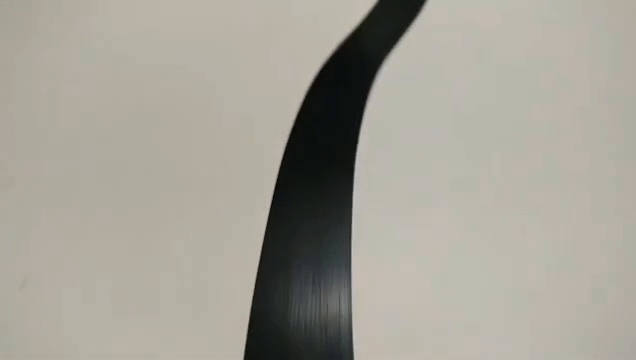
#> input picture frame 135 of Lane Detection and Tracking/Line.mp4, 636 x 360 px
$ python 3.soru.py
#> lines starting #> are read from the running program, lines starting #| are printed output that depends on the picture; after the words box and inside, x2 and y2 are one past the last pixel; in counts of white or black regions, pixels touching at a corner belong together
import cv2 as cv
import numpy as np

cap = cv.VideoCapture("Line.mp4")

width = int(cap.get(cv.CAP_PROP_FRAME_WIDTH))
height = int(cap.get(cv.CAP_PROP_FRAME_HEIGHT))

while cap.isOpened():
    ret, frame = cap.read()
#> frame is the input picture: shape (360, 636, 3); mean B, G, R 150.9, 160.7, 164.1
    if not ret:
        break

    gray = cv.cvtColor(frame, cv.COLOR_BGR2GRAY)

    _, thresh = cv.threshold(gray, 127, 255, cv.THRESH_OTSU)
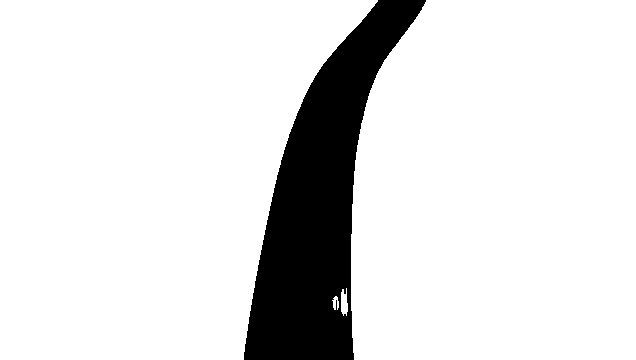
#> thresh: shape (360, 636); 87.8% white; 1 black region, box (x1, y1, x2, y2) and area: (244, 0, 426, 360) 27922

    edges = cv.Canny(thresh, 100, 150)
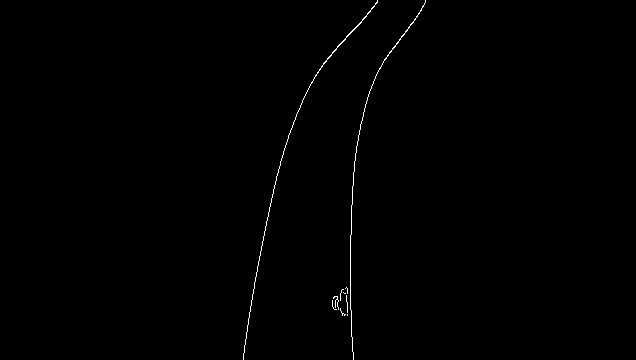
#> edges: shape (360, 636); 0.39% white in thin lines or dots, all inside (x1, y1, x2, y2) = (243, 0, 426, 360)

    lines = cv.HoughLinesP(
        edges,
        rho=1,
        theta=np.pi/180,
        threshold=5,
        minLineLength=5,
        maxLineGap=5
    )
#> lines = 41 rows, first 6: [262, 245, 276, 176], [366, 103, 373, 81], [243, 353, 268, 212], [358, 140, 362, 117], [354, 29, 374, 6], [323, 63, 349, 33]

    if lines is not None:
        for line in lines:
            x1, y1, x2, y2 = line[0]
            cv.line(frame, (x1, y1), (x2, y2), (0, 255, 0), 5)
#> this loop made 41 passes
#> (x1, y1, x2, y2) on passes 1 to 12: (262, 245, 276, 176), (366, 103, 373, 81), (243, 353, 268, 212), (358, 140, 362, 117), (354, 29, 374, 6), (323, 63, 349, 33), (383, 61, 421, 10), (350, 309, 350, 235), (332, 305, 351, 318), (351, 212, 353, 179), (332, 304, 340, 308), (280, 162, 297, 112)
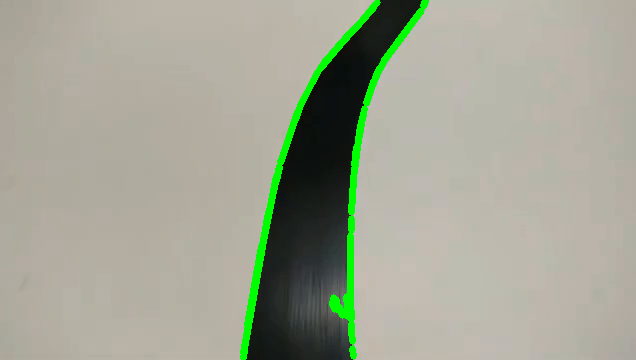
#> frame: shape (360, 636, 3); 2.52% of pixels changed, all inside (x1, y1, x2, y2) = (240, 0, 429, 360)

    cv.circle(frame, (int(width / 2), int(height / 8)), 5, (0, 0, 255), -1)
#> frame: shape (360, 636, 3); 0.04% of pixels changed, all inside (x1, y1, x2, y2) = (313, 40, 324, 51)
    cv.circle(frame, (int(width / 2), int(height / 8 + height / 4)), 5, (0, 0, 255), -1)
#> frame: shape (360, 636, 3); mean B, G, R 148.4, 164.5, 161.6
    cv.circle(frame, (int(width / 2), int(height / 8 + height / 2)), 5, (0, 0, 255), -1)
#> frame: shape (360, 636, 3); mean B, G, R 148.4, 164.5, 161.6
    cv.circle(frame, (int(width / 2), int(height - height / 8)), 5, (0, 0, 255), -1)
#> frame: shape (360, 636, 3); mean B, G, R 148.4, 164.5, 161.7

    regions = [
        (int(height * 0.75), height),  # Alt
        (int(height * 0.5), int(height * 0.75)),  # Orta-alt
        (int(height * 0.25), int(height * 0.5)),  # Orta-üst
        (0, int(height * 0.25))  # Üst
    ]

    points_x_y = []

    for i, (y1, y2) in enumerate(regions):
        mask = np.zeros_like(edges)
        mask[y1:y2, :] = 255
        roi = cv.bitwise_and(edges, mask)

        points = np.column_stack(np.where(roi > 0))

        if len(points) > 0:
            center_x = int(np.mean(points[:, 1]))
            center_y = int(np.mean(points[:, 0]))

            points_x_y.append([center_x, center_y])

            cv.circle(frame, (center_x, center_y), 5, (255, 255, 255), -1)

            sapma = center_x - width // 2
            cv.putText(frame, f"{-sapma}", (center_x + 15, center_y), cv.FONT_HERSHEY_SIMPLEX, 0.8, (100, 150, 150), 2)
#> this loop made 4 passes
#> (center_x, center_y, sapma) on passes 1 to 4: (314, 310, -4), (308, 224, -10), (324, 134, 6), (367, 42, 49)
#> pass 1, `roi = cv.bitwise_and(edges, mask)`:
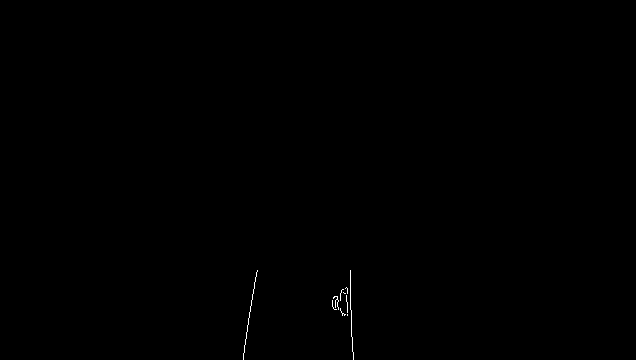
#> roi: shape (360, 636); 0.12% white in thin lines or dots, all inside (x1, y1, x2, y2) = (243, 270, 354, 360)
#> after the loop:
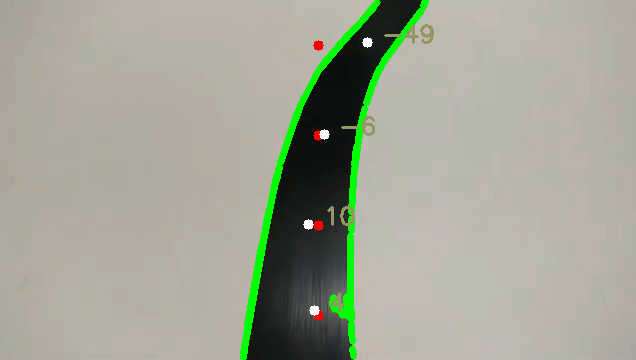
#> frame: shape (360, 636, 3); mean B, G, R 148.7, 164.8, 162.2
#> after the loop:
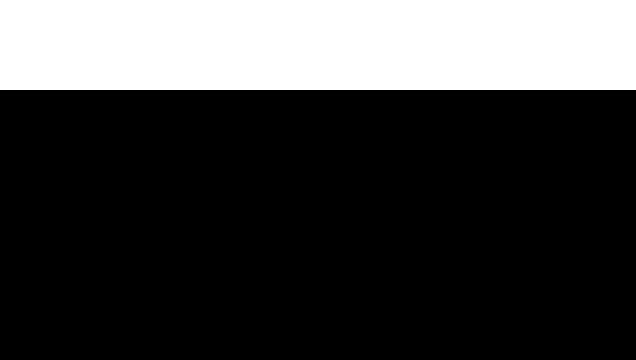
#> mask: shape (360, 636); 25% white; 1 white region, box (x1, y1, x2, y2) and area: (0, 0, 636, 90) 57240
#> after the loop, points_x_y = [[314, 310], [308, 224], [324, 134], [367, 42]]

    points_x_y = np.array(points_x_y, dtype=np.int32)
    hull = cv.convexHull(points_x_y, returnPoints=True)
#> hull = [[314, 310], [308, 224], [324, 134], [367, 42]]
    cv.polylines(frame, [hull], isClosed=True, color=(255,0,0))
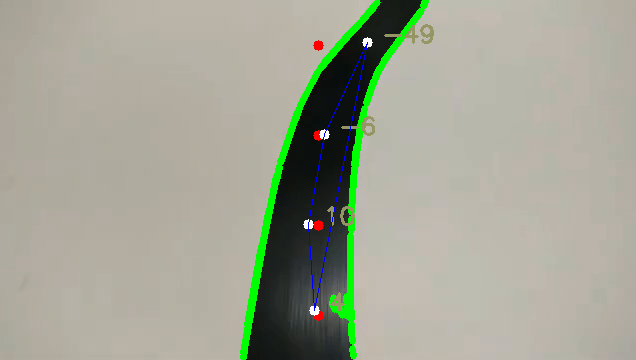
#> frame: shape (360, 636, 3); 0.23% of pixels changed, all inside (x1, y1, x2, y2) = (308, 42, 368, 311)

    # 10. Sonucu göster
    cv.imshow("Yol Takip", frame)
    if cv.waitKey(1) & 0xFF == ord('q'):
#> (key q is pressed here)
        break

cap.release()
cv.destroyAllWindows()

$ run again, starting later in the video
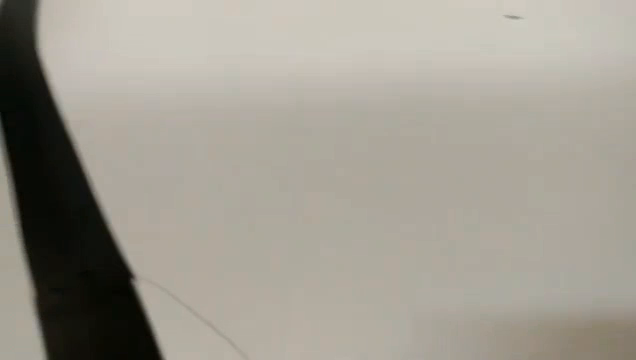
#> input picture frame 609 of Lane Detection and Tracking/Line.mp4, 636 x 360 px
#> frame is the input picture: shape (360, 636, 3); mean B, G, R 145, 155.4, 160
#> `_, thresh = cv.threshold(gray, 127, 255, cv.THRESH_OTSU)`:
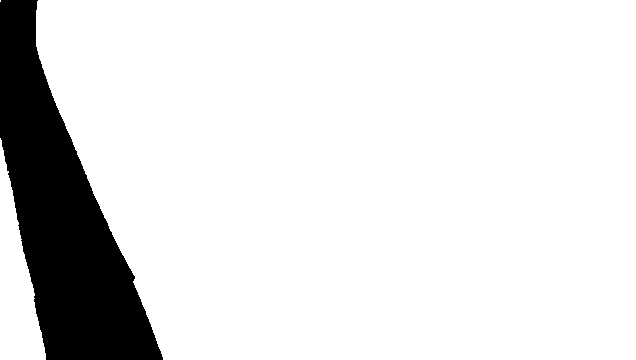
#> thresh: shape (360, 636); 88% white; 1 black region, box (x1, y1, x2, y2) and area: (0, 0, 163, 360) 27430
#> edges: shape (360, 636); 0.26% white in thin lines or dots, all inside (x1, y1, x2, y2) = (0, 0, 163, 360)
#> lines = 22 rows, first 6: [134, 284, 162, 357], [64, 124, 86, 175], [3, 149, 25, 260], [86, 177, 123, 256], [35, 45, 56, 106], [34, 299, 42, 341]
#> the loop `for line in lines:` made 22 passes
#> the loop `for i, (y1, y2) in enumerate(regions):` made 4 passes
#> (center_x, center_y, sapma) on passes 1 to 4: (91, 314, -227), (64, 224, -254), (48, 142, -270), (37, 43, -281)
#> after the loop `for i, (y1, y2) in enumerate(regions):`: points_x_y = [[91, 314], [64, 224], [48, 142], [37, 43]]
#> `cv.polylines(frame, [hull], isClosed=True, color=(255,0,0))`:
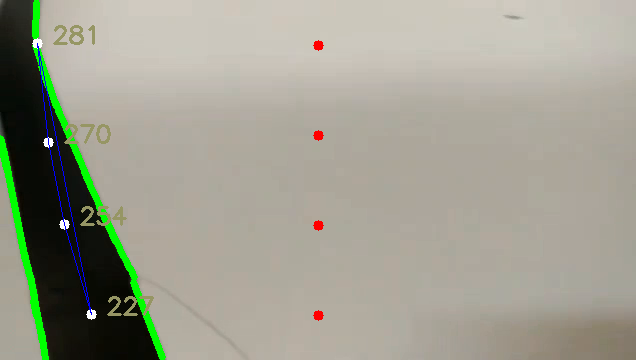
#> frame: shape (360, 636, 3); mean B, G, R 144, 158.4, 158.8

$ run again, starting later in the video
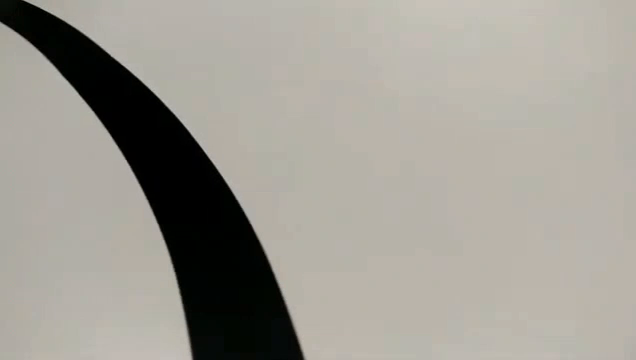
#> input picture frame 1083 of Lane Detection and Tracking/Line.mp4, 636 x 360 px
#> frame is the input picture: shape (360, 636, 3); mean B, G, R 147.6, 155.6, 159.3
#> `_, thresh = cv.threshold(gray, 127, 255, cv.THRESH_OTSU)`:
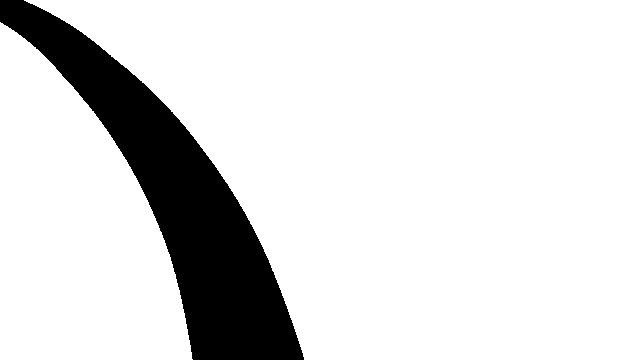
#> thresh: shape (360, 636); 86.6% white; 1 black region, box (x1, y1, x2, y2) and area: (0, 0, 304, 360) 30735
#> edges: shape (360, 636); 0.41% white in thin lines or dots, all inside (x1, y1, x2, y2) = (0, 0, 304, 360)
#> lines = 43 rows, first 6: [161, 100, 196, 140], [263, 248, 297, 337], [226, 182, 257, 236], [178, 286, 192, 358], [108, 54, 136, 76], [141, 81, 151, 91]
#> the loop `for line in lines:` made 43 passes
#> the loop `for i, (y1, y2) in enumerate(regions):` made 4 passes
#> (center_x, center_y, sapma) on passes 1 to 4: (236, 314, -82), (204, 223, -114), (150, 131, -168), (71, 48, -247)
#> after the loop `for i, (y1, y2) in enumerate(regions):`: points_x_y = [[236, 314], [204, 223], [150, 131], [71, 48]]
#> hull = [[71, 48], [150, 131], [204, 223], [236, 314]]
#> `cv.polylines(frame, [hull], isClosed=True, color=(255,0,0))`:
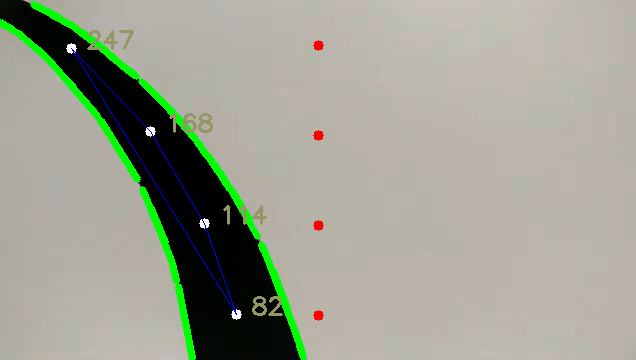
#> frame: shape (360, 636, 3); mean B, G, R 146, 160.2, 157.5
